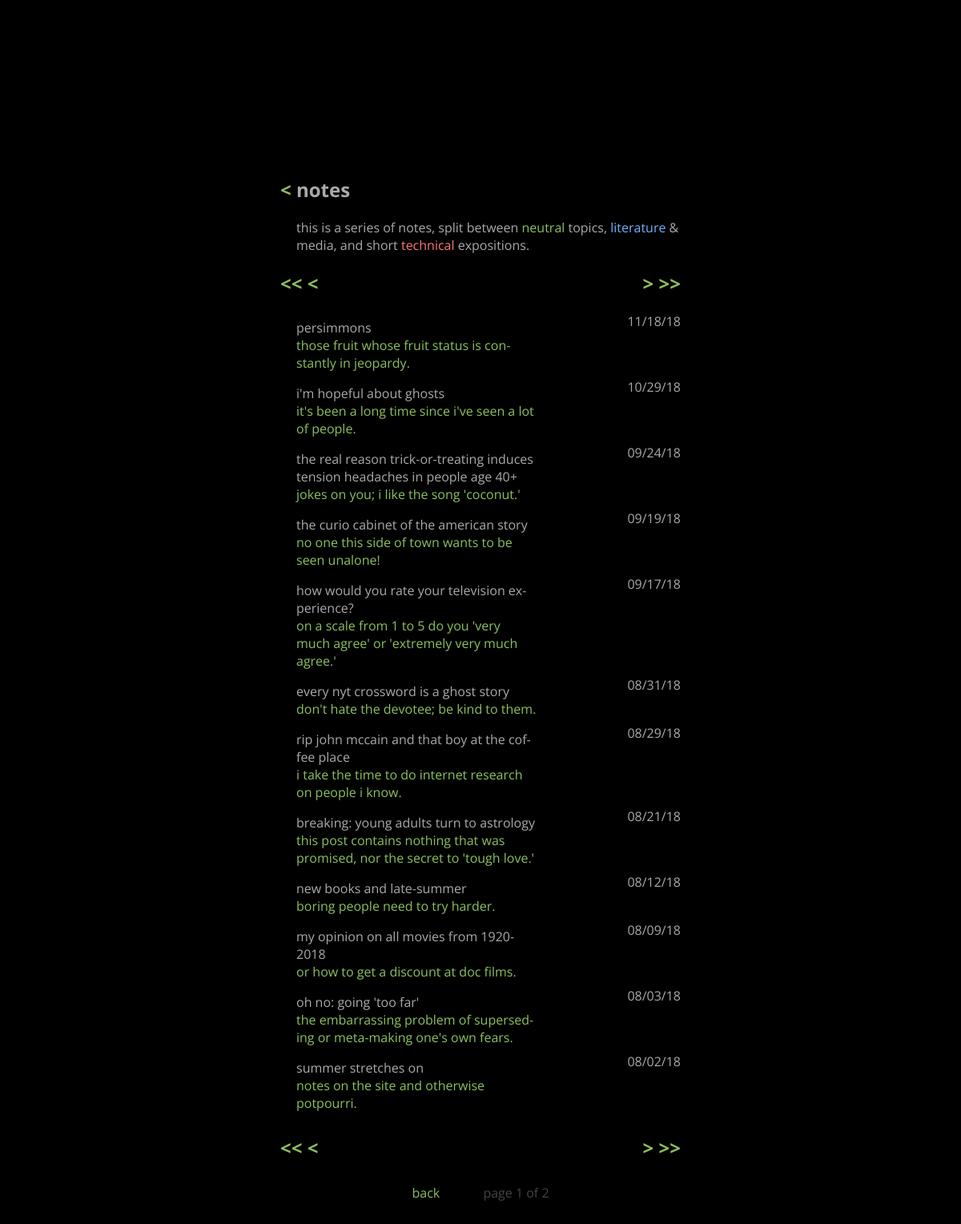
/status/, run on an earlier commit of the app's database.
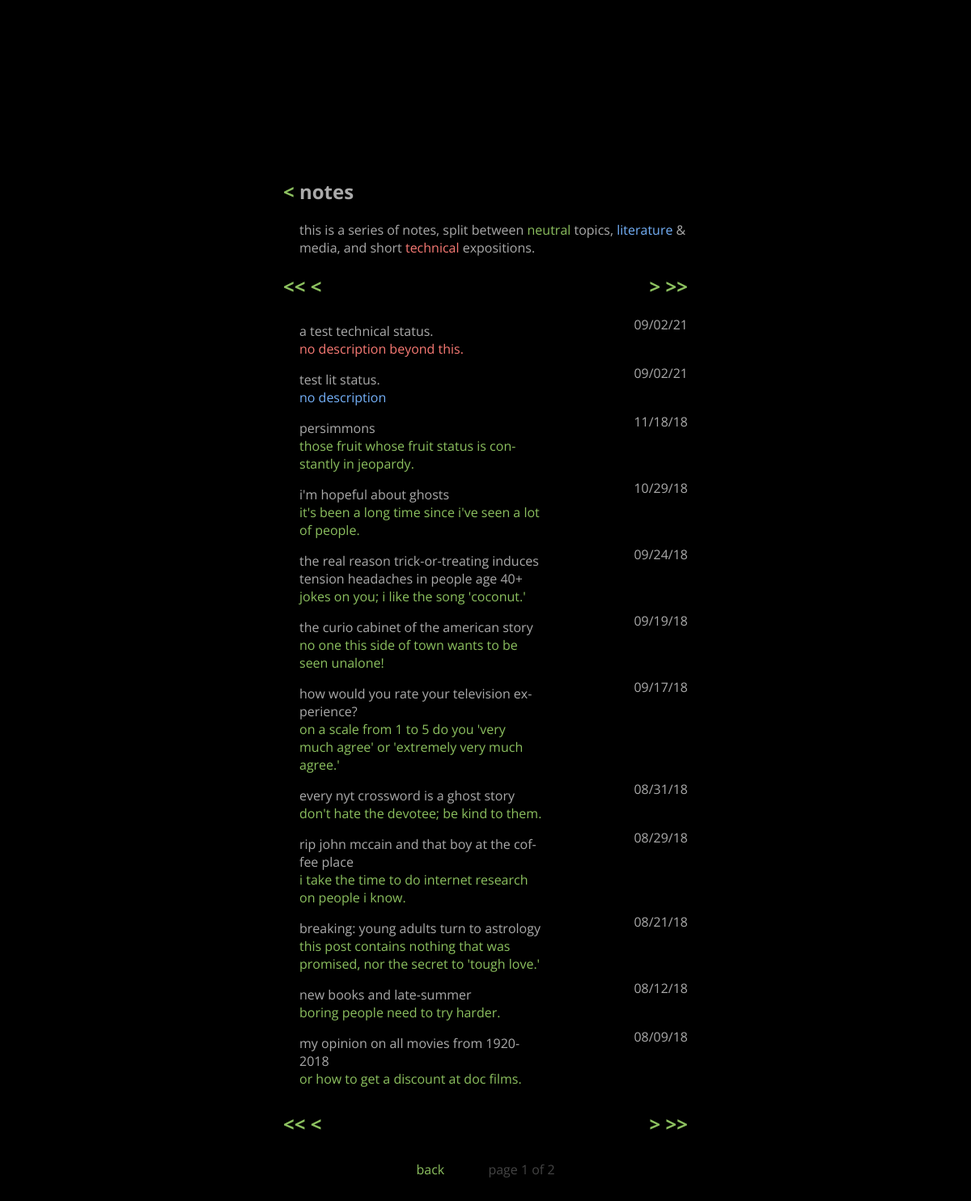
And on a later commit of the database.
### status/models.py (models this page shows, shortened)
class StatusObject(models.Model):
    class StatusType(models.TextChoices):
        TECH_STATUS = 'T', _('Technical Status')
        LIT_STATUS  = 'L', _('Literature Status')
        NEUT_STATUS = 'N', _('Neutral Status')
    status_type = models.CharField(
        max_length = 1,
        choices    = StatusType.choices,
        default    = StatusType.NEUT_STATUS,
    )
    status_title = models.CharField(max_length=200, default="update")
    description  = models.CharField(max_length=500, default="no description")
    status_text  = models.TextField(max_length=10000, default="There is no text.")
    pub_date     = models.DateTimeField('date published', default=timezone.now)
    cited_works  = models.ManyToManyField('library.LibraryObject', blank=True)

### status/views.py (the view)
# urls.py: path("", views.index, name="index"),
def index(request):
	recent_status = StatusObject.objects.order_by('-pub_date')
	paginator     = Paginator(recent_status, 12)
	page          = request.GET.get('page')
	recent_status = paginator.get_page(page)
	return render(request, 'status/index.html', {'recent_status' : recent_status})

### status/templates/status/index.html (shortened to what this page needs)
{% extends 'base/base.html' %}
{% block content %}
			<div class="heading">
			</div>
			<div class="sub-heading">
				<h2>
					<a href="{% url 'base:index' %}">< </a>notes
				</h2>
			</div>
			{% if recent_status.number == 1 %}
				<div class="sub-heading">
					<div class="info">
						<p>this is a series of notes, split between <span class="n_status">neutral</span> topics, <span class="l_status">literature</span> & media, and short <span class="t_status">technical</span> expositions.</p>
					</div>
				</div>
			{% endif %}
			<div class="sub-heading">
				<h2>
					<div class="arrow_nav">
					{% if recent_status.has_next and not recent_status.has_previous %}
						<div class="arrow_nav_l">
							<a href=""><< </a>
							<a href="">< </a>
						</div>
						<div class="arrow_nav_r">
							<a href="?page={{ recent_status.next_page_number }}"> ></a>
							<a href="?page={{ recent_status.paginator.num_pages }}"> >></a>
						</div>
					{% endif %}
					</div>
				</h2>
			</div>
			<div class="info">
				{% if recent_status %}
					{% for status in recent_status %}
						<div class="float_text">
							<li>
								<span class="float_title">
									<a href="{% url 'status:individual' status.id %}">
										{{ status.status_title }}
									</a>
								</span>
								<br>
								<span>
									<a href="{% url 'status:individual' status.id %}" class="{% if status.status_type == 'L' %}l_status{% elif status.status_type == 'T' %}t_status{% else %}n_status{% endif %}">
										{{ status.description }}
									</a>
								</span>
							</li>
						</div>
						<div class="float_date">
							{{ status.pub_date|date:"m/d/y" }}
						</div>
					{% endfor %}
				{% else %}
					<p>No notes are available.</p>
				{% endif %}
			</div>
			<div class="sub-heading">
				<h2>
					<div class="arrow_nav">
					{% if recent_status.has_next and not recent_status.has_previous %}
						<div class="arrow_nav_l">
							<a href=""><< </a>
							<a href="">< </a>
						</div>
						<div class="arrow_nav_r">
							<a href="?page={{ recent_status.next_page_number }}"> ></a>
							<a href="?page={{ recent_status.paginator.num_pages }}"> >></a>
						</div>
					{% endif %}
					</div>
				</h2>
			</div>
			<div class="nav">
				<a href="{% url 'base:index' %}">back</a>
				<span class="page_num">
					page {{ recent_status.number }} of {{ recent_status.paginator.num_pages }}
				</span>
			</div>
{% endblock %}

What changed in the data, as far as the page shows it:
no longer on this page (row unchanged): StatusObject: status_title "oh no: going 'too far'", description "the embarrassing problem of superseding or meta-making one's own fears.", pub_date "08/03/18"
no longer on this page (row unchanged): StatusObject: status_title "summer stretches on", description "notes on the site and otherwise potpourri.", pub_date "08/02/18"
added StatusObject: status_title "a test technical status.", description "no description beyond this.", pub_date "09/02/21", status_type "T" (drawn)
added StatusObject: status_title "test lit status.", description "no description", pub_date "09/02/21", status_type "L" (drawn)
